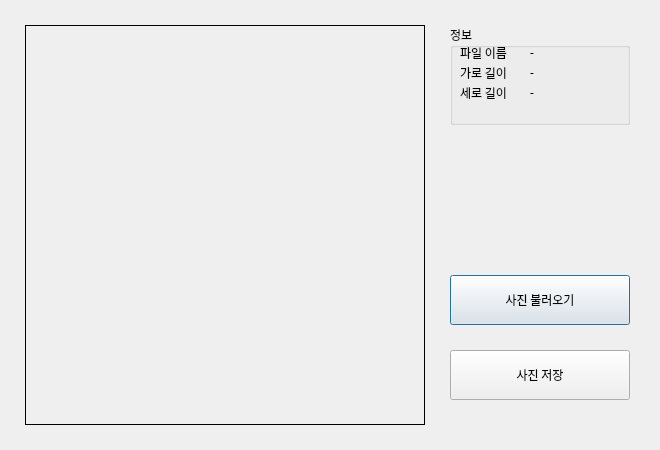
<?xml version="1.0" encoding="UTF-8"?>
<ui version="4.0">
 <class>PhotoLoadDialog</class>
 <widget class="QDialog" name="PhotoLoadDialog">
  <property name="geometry">
   <rect>
    <x>0</x>
    <y>0</y>
    <width>660</width>
    <height>450</height>
   </rect>
  </property>
  <property name="windowTitle">
   <string>사진 불러오기</string>
  </property>
  <widget class="QGroupBox" name="groupBox">
   <property name="geometry">
    <rect>
     <x>450</x>
     <y>25</y>
     <width>180</width>
     <height>100</height>
    </rect>
   </property>
   <property name="font">
    <font>
     <family>나눔바른고딕</family>
    </font>
   </property>
   <property name="title">
    <string>정보</string>
   </property>
   <widget class="QLabel" name="HeightInput">
    <property name="geometry">
     <rect>
      <x>80</x>
      <y>60</y>
      <width>100</width>
      <height>15</height>
     </rect>
    </property>
    <property name="font">
     <font>
      <family>나눔바른고딕</family>
     </font>
    </property>
    <property name="text">
     <string>-</string>
    </property>
   </widget>
   <widget class="QLabel" name="Width">
    <property name="geometry">
     <rect>
      <x>10</x>
      <y>40</y>
      <width>60</width>
      <height>15</height>
     </rect>
    </property>
    <property name="font">
     <font>
      <family>나눔바른고딕</family>
     </font>
    </property>
    <property name="text">
     <string>가로 길이</string>
    </property>
   </widget>
   <widget class="QLabel" name="Height">
    <property name="geometry">
     <rect>
      <x>10</x>
      <y>60</y>
      <width>60</width>
      <height>15</height>
     </rect>
    </property>
    <property name="font">
     <font>
      <family>나눔바른고딕</family>
     </font>
    </property>
    <property name="text">
     <string>세로 길이</string>
    </property>
   </widget>
   <widget class="QLabel" name="WidthInput">
    <property name="geometry">
     <rect>
      <x>80</x>
      <y>40</y>
      <width>100</width>
      <height>15</height>
     </rect>
    </property>
    <property name="font">
     <font>
      <family>나눔바른고딕</family>
     </font>
    </property>
    <property name="text">
     <string>-</string>
    </property>
   </widget>
   <widget class="QLabel" name="FileNameInput">
    <property name="geometry">
     <rect>
      <x>80</x>
      <y>20</y>
      <width>100</width>
      <height>15</height>
     </rect>
    </property>
    <property name="font">
     <font>
      <family>나눔바른고딕</family>
     </font>
    </property>
    <property name="text">
     <string>-</string>
    </property>
   </widget>
   <widget class="QLabel" name="FileName">
    <property name="geometry">
     <rect>
      <x>10</x>
      <y>20</y>
      <width>60</width>
      <height>15</height>
     </rect>
    </property>
    <property name="font">
     <font>
      <family>나눔바른고딕</family>
     </font>
    </property>
    <property name="text">
     <string>파일 이름</string>
    </property>
   </widget>
  </widget>
  <widget class="QPushButton" name="LoadImage">
   <property name="geometry">
    <rect>
     <x>450</x>
     <y>275</y>
     <width>180</width>
     <height>50</height>
    </rect>
   </property>
   <property name="font">
    <font>
     <family>나눔바른고딕</family>
    </font>
   </property>
   <property name="cursor">
    <cursorShape>ArrowCursor</cursorShape>
   </property>
   <property name="toolTipDuration">
    <number>-4</number>
   </property>
   <property name="text">
    <string>사진 불러오기</string>
   </property>
  </widget>
  <widget class="QLabel" name="PhotoPreview">
   <property name="geometry">
    <rect>
     <x>25</x>
     <y>25</y>
     <width>400</width>
     <height>400</height>
    </rect>
   </property>
   <property name="frameShape">
    <enum>QFrame::Panel</enum>
   </property>
   <property name="text">
    <string/>
   </property>
  </widget>
  <widget class="QPushButton" name="SaveImage">
   <property name="geometry">
    <rect>
     <x>450</x>
     <y>350</y>
     <width>180</width>
     <height>50</height>
    </rect>
   </property>
   <property name="font">
    <font>
     <family>나눔바른고딕</family>
    </font>
   </property>
   <property name="cursor">
    <cursorShape>ArrowCursor</cursorShape>
   </property>
   <property name="toolTipDuration">
    <number>-4</number>
   </property>
   <property name="text">
    <string>사진 저장</string>
   </property>
  </widget>
 </widget>
 <resources/>
 <connections>
  <connection>
   <sender>LoadImage</sender>
   <signal>clicked()</signal>
   <receiver>PhotoLoadDialog</receiver>
   <slot>LoadPhoto()</slot>
   <hints>
    <hint type="sourcelabel">
     <x>481</x>
     <y>298</y>
    </hint>
    <hint type="destinationlabel">
     <x>534</x>
     <y>234</y>
    </hint>
   </hints>
  </connection>
  <connection>
   <sender>SaveImage</sender>
   <signal>clicked()</signal>
   <receiver>PhotoLoadDialog</receiver>
   <slot>SavePhoto()</slot>
   <hints>
    <hint type="sourcelabel">
     <x>524</x>
     <y>364</y>
    </hint>
    <hint type="destinationlabel">
     <x>535</x>
     <y>344</y>
    </hint>
   </hints>
  </connection>
 </connections>
 <slots>
  <slot>LoadPhoto()</slot>
  <slot>SavePhoto()</slot>
 </slots>
</ui>
